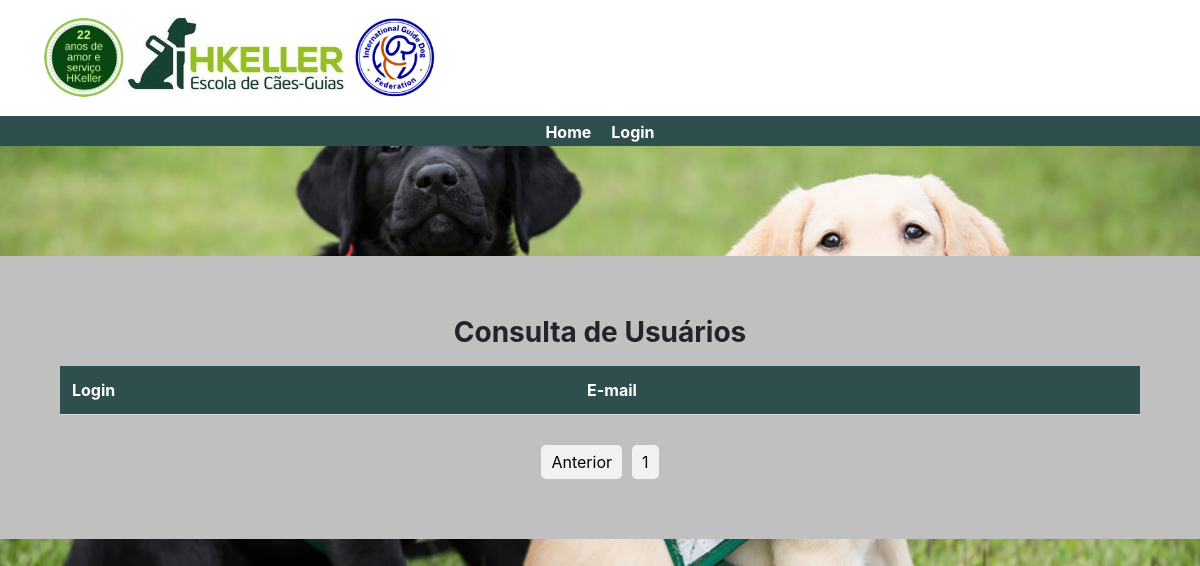
Page /app/views/Usuarios/UsuariosListView.php?pagina=3 on the earlier database version.
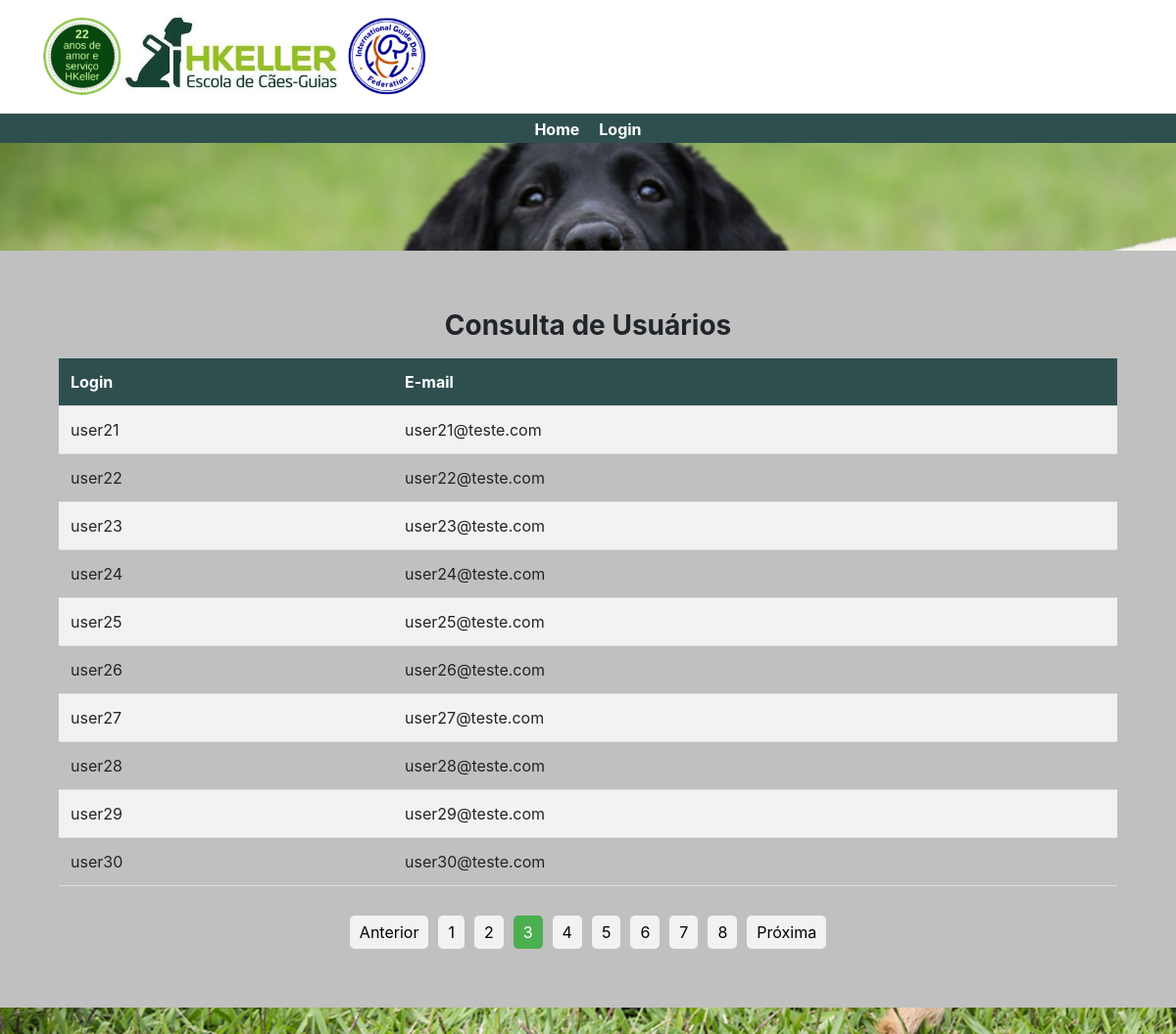
Same page on the later database version.
### tables this page shows
CREATE TABLE `usuarios` (
  `ID` int(10) NOT NULL COMMENT 'Identificador do usuário.',
  `LOGIN` varchar(20) NOT NULL COMMENT 'Login para entrar no sistema.',
  `SENHA` varchar(20) NOT NULL COMMENT 'Senha do usuário.',
  `EMAIL` varchar(70) NOT NULL COMMENT 'E-mail usado na redefinição de senha.',
  `FOTO` blob NOT NULL
);

### app/models/Usuarios/UsuariosModel.php (called while the page is built, shortened)
<?php
class UsuariosModel{
    public function consultar(){
        $conn = new Conexao();
        $conn = $conn->conectar();
        $stmt = $conn->prepare("SELECT * FROM usuarios");
        $stmt->execute();
        return $stmt->fetchAll(PDO::FETCH_ASSOC);
    }
}
?>

### app/controllers/Usuarios/UsuariosController.php (called while the page is built, shortened)
<?php
require_once DIR_PATH.'/app/models/Usuarios/UsuariosModel.php';
class UsuariosController {
    public function __construct(){
        $this->usuario = new UsuariosModel();
    }
    public function consultar() {
        $resultado = $this->usuario->consultar();
        return $resultado;
    }
    public function processRequest($actionName) {
        switch ($actionName) {
            case "consultarUsuario":
                return $this->consultar();
                break;
        }
    }
}
?>

### app/views/Usuarios/UsuariosListView.php (the view, shortened to what this page needs)
<?php
include DIR_PATH.'app/views/Esqueleto/Esqueleto.php';
require_once DIR_PATH.'/app/controllers/Usuarios/UsuariosController.php';
$usuariosController = new UsuariosController();
$registrosPorPagina = 10;
$usuarios = $usuariosController->processRequest("consultarUsuario");
$totalRegistros = count($usuarios);
$totalPaginas = ceil($totalRegistros / $registrosPorPagina);
$paginaAtual = $_GET['pagina'];
$registroInicial = ($paginaAtual - 1) * $registrosPorPagina;
$usuarios = array_slice($usuarios, $registroInicial, $registrosPorPagina);
?>
<!DOCTYPE html>
<html>
<head>
</head>
<body>
<div class="container-cadastro">
    <h1 class="h3 mb-3 font-weight-normal"><b>Consulta de Usuários</b></h1>
    <table>
        <tr>
            <th style="background-color: #2F4F4F; color: white;" >Login</th>
            <th style="background-color: #2F4F4F; color: white;">E-mail</th>
        </tr>
        <?php foreach ($usuarios as $usuario): ?>
            <tr>
                <td><?php echo $usuario['LOGIN'] ?></td>
                <td><?php echo $usuario['EMAIL'] ?></td>
            </tr>
        <?php endforeach; ?>
    </table>
    <div class="pagination">
        <?php if ($paginaAtual > 1): ?>
            <a href="?pagina=<?php echo $paginaAtual - 1; ?>">Anterior</a>
        <?php endif; ?>
        <?php for ($i = 1; $i <= $totalPaginas; $i++): ?>
            <?php if ($i == $paginaAtual): ?>
                <a href="?pagina=<?php echo $i; ?>" class="active"><?php echo $i; ?></a>
            <?php else: ?>
                <a href="?pagina=<?php echo $i; ?>"><?php echo $i; ?></a>
            <?php endif; ?>
        <?php endfor; ?>
        <?php if ($paginaAtual < $totalPaginas): ?>
            <a href="?pagina=<?php echo $paginaAtual + 1; ?>">Próxima</a>
        <?php endif; ?>
    </div>
</div>
</body>
</html>

Differences in the rows shown:
added usuarios: LOGIN "user21", EMAIL "user21@teste.com"
added usuarios: LOGIN "user22", EMAIL "user22@teste.com"
added usuarios: LOGIN "user23", EMAIL "user23@teste.com"
added usuarios: LOGIN "user24", EMAIL "user24@teste.com"
added usuarios: LOGIN "user25", EMAIL "user25@teste.com"
added usuarios: LOGIN "user26", EMAIL "user26@teste.com"
added usuarios: LOGIN "user27", EMAIL "user27@teste.com"
added usuarios: LOGIN "user28", EMAIL "user28@teste.com"
added usuarios: LOGIN "user29", EMAIL "user29@teste.com"
added usuarios: LOGIN "user30", EMAIL "user30@teste.com"
Other differences:
new list line: "2"
new list line: "3"
new list line: "4"
new list line: "5"
new list line: "6"
new list line: "7"
new list line: "8"
text now shown: "Próxima"
